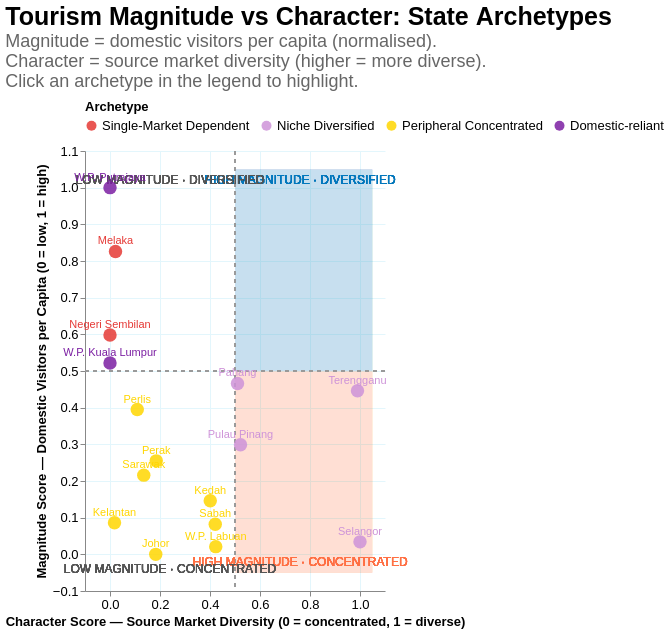

Vega-Lite specification stored for this chart:
### Vega-Lite specification from a JSON file in a GitHub repository (floating-point values rounded to 4 significant figures)
{"$schema": "https://vega.github.io/schema/vega-lite/v5.json", "title": {"text": "Tourism Magnitude vs Character: State Archetypes", "subtitle": ["Magnitude = domestic visitors per capita (normalised).", "Character = source market diversity (higher = more diverse).", "Click an archetype in the legend to highlight."], "fontSize": 25, "subtitleFontSize": 18, "subtitleColor": "#666", "anchor": "start", "offset": 10, "font": "Arial", "subtitleFont": "Arial"}, "width": "container", "height": 440, "data": {"values": [{"state": "Johor", "archetype": "Peripheral Concentrated", "magnitude_score": 0.0, "character_score": 0.183, "dom_visitors_per_capita": 4.096, "top3_share_pct": 90.5, "top1_country": "Singapore"}, {"state": "Kedah", "archetype": "Peripheral Concentrated", "magnitude_score": 0.146, "character_score": 0.401, "dom_visitors_per_capita": 6.608, "top3_share_pct": 79.7, "top1_country": "Thailand"}, {"state": "Kelantan", "archetype": "Peripheral Concentrated", "magnitude_score": 0.086, "character_score": 0.018, "dom_visitors_per_capita": 5.569, "top3_share_pct": 98.7, "top1_country": "Thailand"}, {"state": "Melaka", "archetype": "Single-Market Dependent", "magnitude_score": 0.826, "character_score": 0.022, "dom_visitors_per_capita": 18.27, "top3_share_pct": 98.5, "top1_country": "Indonesia"}, {"state": "Negeri Sembilan", "archetype": "Single-Market Dependent", "magnitude_score": 0.598, "character_score": 0.0, "dom_visitors_per_capita": 14.35, "top3_share_pct": 99.6, "top1_country": "Indonesia"}, {"state": "Pahang", "archetype": "Niche Diversified", "magnitude_score": 0.466, "character_score": 0.51, "dom_visitors_per_capita": 12.1, "top3_share_pct": 74.3, "top1_country": "Singapore"}, {"state": "Pulau Pinang", "archetype": "Niche Diversified", "magnitude_score": 0.299, "character_score": 0.522, "dom_visitors_per_capita": 9.222, "top3_share_pct": 73.7, "top1_country": "Indonesia"}, {"state": "Perak", "archetype": "Peripheral Concentrated", "magnitude_score": 0.255, "character_score": 0.185, "dom_visitors_per_capita": 8.475, "top3_share_pct": 90.4, "top1_country": "Thailand"}, {"state": "Perlis", "archetype": "Peripheral Concentrated", "magnitude_score": 0.395, "character_score": 0.109, "dom_visitors_per_capita": 10.87, "top3_share_pct": 94.2, "top1_country": "Thailand"}, {"state": "Selangor", "archetype": "Niche Diversified", "magnitude_score": 0.034, "character_score": 1.0, "dom_visitors_per_capita": 4.68, "top3_share_pct": 50.0, "top1_country": "China"}, {"state": "Terengganu", "archetype": "Niche Diversified", "magnitude_score": 0.446, "character_score": 0.99, "dom_visitors_per_capita": 11.74, "top3_share_pct": 50.5, "top1_country": "DNK"}, {"state": "Sabah", "archetype": "Peripheral Concentrated", "magnitude_score": 0.082, "character_score": 0.421, "dom_visitors_per_capita": 5.503, "top3_share_pct": 78.7, "top1_country": "China"}, {"state": "Sarawak", "archetype": "Peripheral Concentrated", "magnitude_score": 0.216, "character_score": 0.135, "dom_visitors_per_capita": 7.796, "top3_share_pct": 92.9, "top1_country": "Brunei"}, {"state": "W.P. Kuala Lumpur", "archetype": "Domestic-reliant", "magnitude_score": 0.522, "character_score": 0.0, "dom_visitors_per_capita": 13.05, "top3_share_pct": null, "top1_country": "N/A"}, {"state": "W.P. Labuan", "archetype": "Peripheral Concentrated", "magnitude_score": 0.021, "character_score": 0.423, "dom_visitors_per_capita": 4.464, "top3_share_pct": 78.6, "top1_country": "Brunei"}, {"state": "W.P. Putrajaya", "archetype": "Domestic-reliant", "magnitude_score": 1.0, "character_score": 0.0, "dom_visitors_per_capita": 21.25, "top3_share_pct": null, "top1_country": "N/A"}]}, "layer": [{"mark": {"type": "rect", "opacity": 0.015, "color": "#0277BD"}, "encoding": {"x": {"datum": 0.5}, "x2": {"datum": 1.05}, "y": {"datum": 0.5}, "y2": {"datum": 1.05}}}, {"mark": {"type": "rect", "opacity": 0.015, "color": "#FF7043"}, "encoding": {"x": {"datum": 0.5}, "x2": {"datum": 1.05}, "y": {"datum": -0.05}, "y2": {"datum": 0.5}}}, {"mark": {"type": "rule", "color": "#999", "strokeDash": [4, 4], "strokeWidth": 1}, "encoding": {"x": {"datum": 0.5}}}, {"mark": {"type": "rule", "color": "#999", "strokeDash": [4, 4], "strokeWidth": 1}, "encoding": {"y": {"datum": 0.5}}}, {"mark": {"type": "text", "fontSize": 12, "font": "Arial", "color": "#0277BD", "opacity": 0.5}, "encoding": {"x": {"datum": 0.76}, "y": {"datum": 1.02}, "text": {"value": "HIGH MAGNITUDE · DIVERSIFIED"}}}, {"mark": {"type": "text", "fontSize": 12, "font": "Arial", "color": "#FF7043", "opacity": 0.5}, "encoding": {"x": {"datum": 0.76}, "y": {"datum": -0.02}, "text": {"value": "HIGH MAGNITUDE · CONCENTRATED"}}}, {"mark": {"type": "text", "fontSize": 12, "font": "Arial", "color": "#555", "opacity": 0.5}, "encoding": {"x": {"datum": 0.24}, "y": {"datum": 1.02}, "text": {"value": "LOW MAGNITUDE · DIVERSIFIED"}}}, {"mark": {"type": "text", "fontSize": 12, "font": "Arial", "color": "#555", "opacity": 0.5}, "encoding": {"x": {"datum": 0.24}, "y": {"datum": -0.04}, "text": {"value": "LOW MAGNITUDE · CONCENTRATED"}}}, {"params": [{"name": "archetype_select", "select": {"type": "point", "fields": ["archetype"]}, "bind": "legend"}], "mark": {"type": "circle", "size": 180}, "encoding": {"x": {"field": "character_score", "type": "quantitative", "title": "Character Score — Source Market Diversity (0 = concentrated, 1 = diverse)", "scale": {"domain": [-0.05, 1.05]}, "axis": {"labelFontSize": 13, "labelFont": "Arial", "titleFontSize": 13, "titleFont": "Arial", "grid": true, "gridColor": "#E3F6FC"}}, "y": {"field": "magnitude_score", "type": "quantitative", "title": "Magnitude Score — Domestic Visitors per Capita (0 = low, 1 = high)", "scale": {"domain": [-0.05, 1.05]}, "axis": {"labelFontSize": 13, "labelFont": "Arial", "titleFontSize": 13, "titleFont": "Arial", "grid": true, "gridColor": "#E3F6FC"}}, "color": {"field": "archetype", "type": "nominal", "scale": {"domain": ["Single-Market Dependent", "Niche Diversified", "Peripheral Concentrated", "Domestic-reliant"], "range": ["#E53935", "#CE93D8", "#FFD600", "#7B1FA2"]}, "legend": {"title": "Archetype", "titleFontSize": 13, "titleFont": "Arial", "labelFontSize": 13, "labelFont": "Arial", "orient": "top"}}, "opacity": {"condition": {"param": "archetype_select", "value": 0.85}, "value": 0.1}, "tooltip": [{"field": "state", "title": "State"}, {"field": "archetype", "title": "Archetype"}, {"field": "magnitude_score", "title": "Magnitude Score", "format": ".2f"}, {"field": "character_score", "title": "Character Score", "format": ".2f"}, {"field": "dom_visitors_per_capita", "title": "Visitors per Capita", "format": ".1f"}, {"field": "top3_share_pct", "title": "Top-3 Market Share (%)", "format": ".1f"}, {"field": "top1_country", "title": "Top Source Market"}]}}, {"mark": {"type": "text", "fontSize": 11, "font": "Arial", "dy": -10}, "encoding": {"x": {"field": "character_score", "type": "quantitative"}, "y": {"field": "magnitude_score", "type": "quantitative"}, "text": {"field": "state", "type": "nominal"}, "color": {"field": "archetype", "type": "nominal", "scale": {"domain": ["Single-Market Dependent", "Niche Diversified", "Peripheral Concentrated", "Domestic-reliant"], "range": ["#E53935", "#CE93D8", "#FFD600", "#7B1FA2"]}}, "opacity": {"condition": {"param": "archetype_select", "value": 1}, "value": 0.1}}}], "config": {"view": {"stroke": null}, "background": "white"}}
